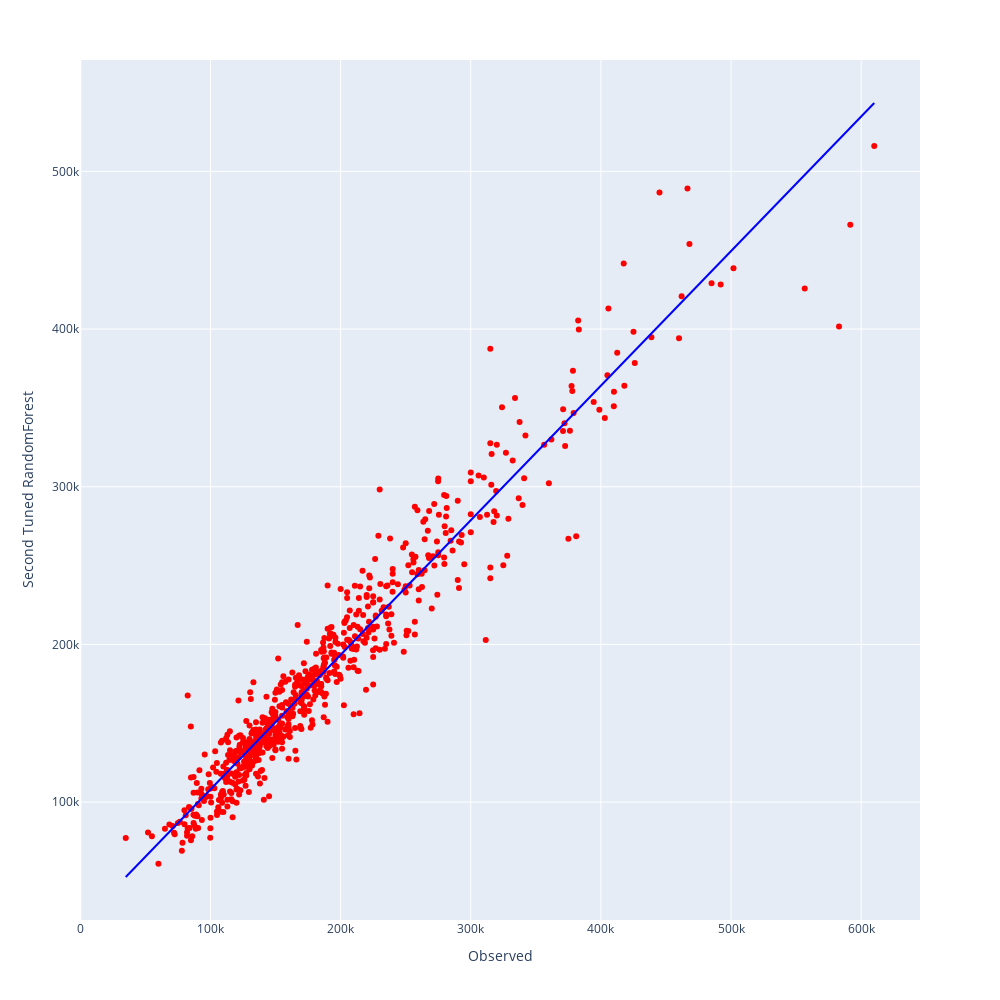

The notebook cell saved with this chart:
### Markdown cell above
## 2nd Tuned Random Forest - Visualizziamo i valori predetti vs i valori reali osservati

### Code cell
fig =px.scatter(results, x="Observed", y="Second Tuned RandomForest", hover_data=['id'], color_discrete_sequence=['red'],trendline="ols",trendline_color_override='blue',height=1000, width=1000)
fig.show()

### Figure 1 — Plotly figure (JSON) as saved in the notebook; plotly's stock layout.template omitted (floating-point values rounded to 4 significant figures; data arrays with more than 128 entries replaced by an {"elided": "..."} marker saying what was removed)
{"data": [{"customdata": {"elided": "733x1 int values"}, "hovertemplate": "Observed=%{x}<br>Second Tuned RandomForest=%{y}<br>id=%{customdata[0]}<extra></extra>", "legendgroup": "", "marker": {"color": "red", "symbol": "circle"}, "mode": "markers", "name": "", "orientation": "v", "showlegend": false, "type": "scatter", "x": {"elided": "733 int values"}, "xaxis": "x", "y": {"elided": "733 float values"}, "yaxis": "y"}, {"hovertemplate": "<b>OLS trendline</b><br>Second Tuned RandomForest = 0.853482 * Observed + 22741.5<br>R<sup>2</sup>=0.932956<br><br>Observed=%{x}<br>Second Tuned RandomForest=%{y} <b>(trend)</b><extra></extra>", "legendgroup": "", "line": {"color": "blue"}, "marker": {"color": "red", "symbol": "circle"}, "mode": "lines", "name": "", "showlegend": false, "type": "scatter", "x": {"elided": "733 int values"}, "xaxis": "x", "y": {"elided": "733 float values"}, "yaxis": "y"}], "layout": {"height": 1000, "legend": {"tracegroupgap": 0}, "margin": {"t": 60}, "width": 1000, "xaxis": {"anchor": "y", "domain": [0, 1], "title": {"text": "Observed"}}, "yaxis": {"anchor": "x", "domain": [0, 1], "title": {"text": "Second Tuned RandomForest"}}}}
